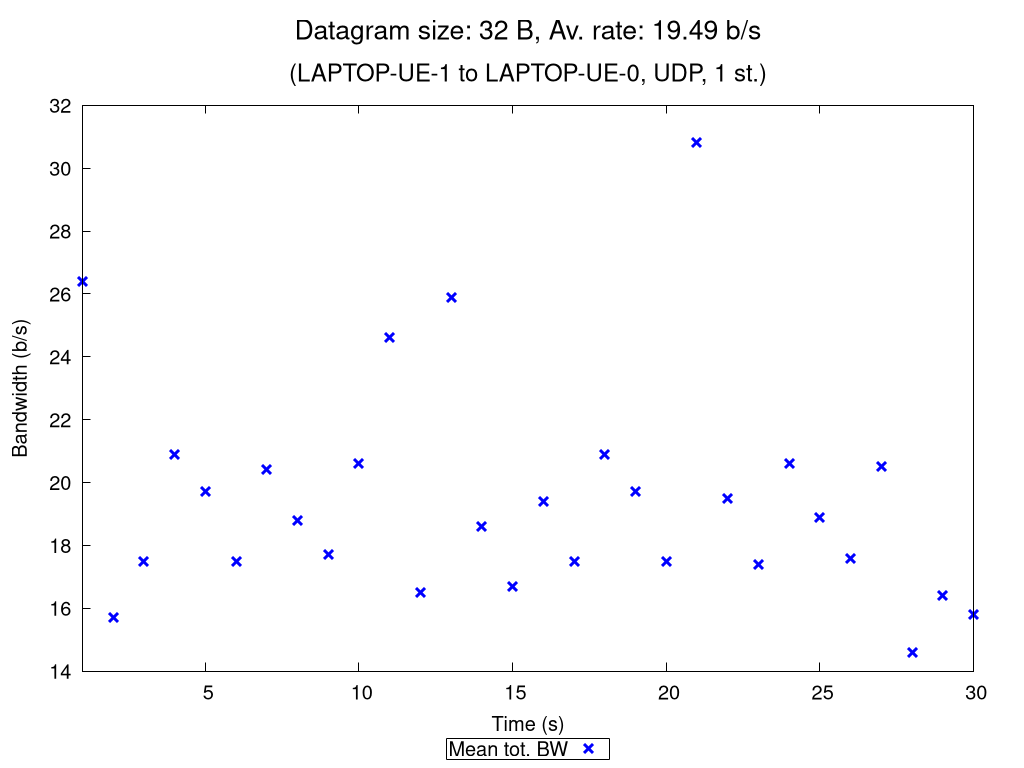

The script that saved this image:
set terminal pngcairo nocrop enhanced size 1024,768 font "Verdana,15"
set output "UDP_1_st_2020_10_13_12-21-12_two2one_00032B.png"

set title "{/=20 Datagram size: 32 B, Av. rate: 19.49 b/s}\n\n{/=18 (LAPTOP-UE-1 to LAPTOP-UE-0, UDP, 1 st.)}"

set xlabel "Time (s)"
set ylabel "Bandwidth (b/s)"
set ytics nomirror
set key bmargin center horizontal box samplen 1 width -1
set bmargin 4.6
set rmargin 4.5

rf = 1.0  # rate factor
set style fill transparent solid 0.2 noborder
set autoscale xfix
plot "UDP_1_st_2020_10_13_12-21-12_two2one_00032B_iperf_processed.dat" using 1:($2/rf-$3/rf):($2/rf+$3/rf) with filledcurves lc rgb "blue" notitle, \
     "" using 1:($2/rf) with points pt 2 ps 1.5 lw 3 lc rgb "blue" title "Mean tot. BW", \
